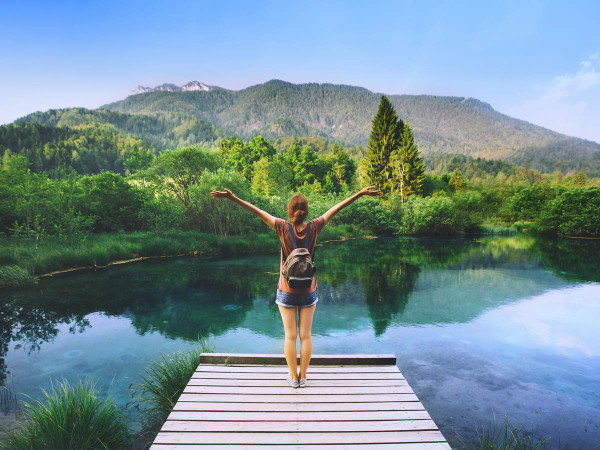
#> input picture Video 14 - Scale, Translation and Rotation/nature.jpg, 600 x 450 px
$ python rotation.py
#> lines starting #> are read from the running program, lines starting #| are printed output that depends on the picture
import cv2
import numpy

#Loading image from memory
image = cv2.imread('nature.jpg')
#> image is the input picture: shape (450, 600, 3); mean B, G, R 147.9, 141.5, 116.6

height, width = image.shape[:2]
#> height = 450; width = 600

#Translation matrix
matrix = cv2.getRotationMatrix2D((width/2,height/2), 10, 1)

#Applying the matrix to the image
translated = cv2.warpAffine(image, matrix, (width, height))
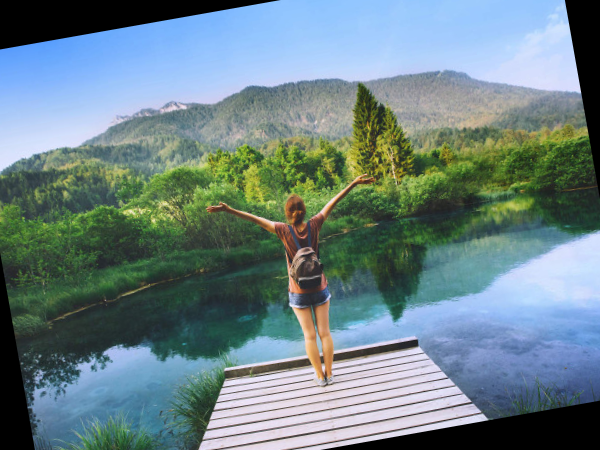
#> translated: shape (450, 600, 3); mean B, G, R 133.6, 129.7, 107.5

#Showing the image
cv2.imshow('translation', translated)
cv2.waitKey(4000)
